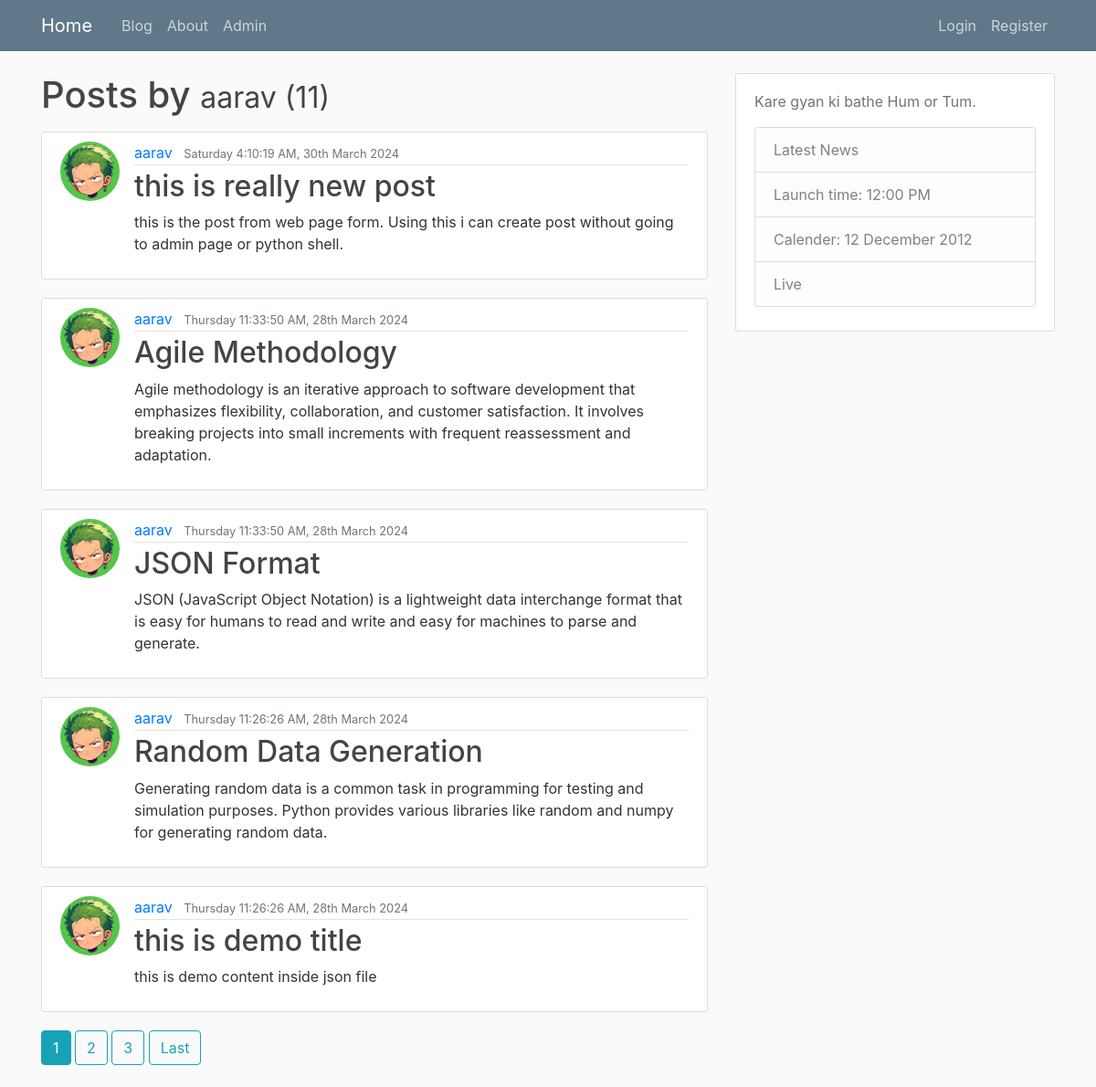
The page /blog/aarav on the database its author committed.
### blog/models.py (models this page shows, shortened)
class Post(models.Model):
    title = models.CharField(max_length=100)
    content = models.TextField()
    date_posted = models.DateTimeField(default=timezone.now)
    author = models.ForeignKey(User, on_delete=models.CASCADE)

### users/models.py (models this page shows, shortened)
class Profile(models.Model):
    user = models.OneToOneField(User,on_delete=models.CASCADE)
    image = models.ImageField(default='default.jpg',upload_to='profile_pics')
    bio = models.TextField(null=True,blank=True)

### blog/views.py (the view)
# urls.py: path("blog/<str:username>", views.UserPostListView.as_view(), name='user-post'),
class UserPostListView(ListView):
    model = Post
    template_name = 'blog/user_posts.html'
    context_object_name = 'posts'
    paginate_by = 5
    def get_queryset(self):
        user = get_object_or_404(User, username=self.kwargs.get('username'))
        return Post.objects.filter(author=user).order_by('-date_posted')

### blog/templates/blog/user_posts.html (shortened to what this page needs)
{% extends 'blog/base.html' %}
{% block content %}
    <h1 class="mb-3">Posts by {{ view.kwargs.first_name }} {{ view.kwargs.last_name }} <small>{{ view.kwargs.username }} ({{ page_obj.paginator.count }})</small></h1>
    {% for post in posts %}
        <article class="media content-section">
            <img class="rounded-circle article-img" src="{{ post.author.profile.image.url }}">
            <div class="media-body">
                <div class="article-metadata">
                    <a class="mr-2" href="{% url 'user-post' post.author.username %}">{{ post.author }}</a>
                    <small class="text-muted">{{ post.date_posted | date:"l g:i:s A, jS N Y"}}</small>
                </div>
            <h2><a class="article-title" href="{% url 'post-detail' post.id %}">{{ post.title }}</a></h2>
            <p class="article-content">{{ post.content }}</p>
            </div>
        </article>
    {% endfor %}
    {% if is_paginated %}
        {% for num in page_obj.paginator.page_range %}
            {% if  page_obj.number == num %}
                <a class="btn btn-info mb-4" href="?page={{num}}">{{num}}</a>
            {% elif num > page_obj.number|add:'-3' and num < page_obj.number|add:'3' %}
            <a class="btn btn-outline-info mb-4" href="?page={{num}}">{{num}}</a>
            {% endif%}
        {% endfor%}
        {% if page_obj.has_next and page_obj.number != page_obj.paginator.num_pages|add:'-1' %}
            <a class="btn btn-outline-info mb-4" href="?page={{ page_obj.paginator.num_pages }}">Last</a>
        {% endif%}
    {% endif%}
{% endblock content %}

### blog/static/blog/main.css (style rules this page uses)
body { background: #fafafa; color: #333333; margin-top: 5rem; }
h1, h2, h3, h4, h5, h6 { color: #444444; }
.content-section { background: #ffffff; padding: 10px 20px; border: 1px solid #dddddd; border-radius: 3px; margin-bottom: 20px; }
.article-title { color: #444444; }
.article-content { white-space: pre-line; }
.article-img { height: 65px; width: 65px; margin-right: 16px; }
.article-metadata { padding-bottom: 1px; margin-bottom: 4px; border-bottom: 1px solid #e3e3e3 }

### rows shown on the page
Post: author.profile.image (picture), author "aarav", date_posted "Saturday 4:10:19 AM, 30th March 2024", title "this is really new post", content "this is the post from web page form. Using this i can create post without going to admin page or python shell."
Post: author.profile.image (picture), author "aarav", date_posted "Thursday 11:33:50 AM, 28th March 2024", title "Agile Methodology", content "Agile methodology is an iterative approach to software development that emphasizes flexibility, collaboration, and customer satisfaction. It involves breaking projects into small increments with frequent reassessment and adaptation."
Post: author.profile.image (picture), author "aarav", date_posted "Thursday 11:33:50 AM, 28th March 2024", title "JSON Format", content "JSON (JavaScript Object Notation) is a lightweight data interchange format that is easy for humans to read and write and easy for machines to parse and generate."
Post: author.profile.image (picture), author "aarav", date_posted "Thursday 11:26:26 AM, 28th March 2024", title "Random Data Generation", content "Generating random data is a common task in programming for testing and simulation purposes. Python provides various libraries like random and numpy for generating random data."
Post: author.profile.image (picture), author "aarav", date_posted "Thursday 11:26:26 AM, 28th March 2024", title "this is demo title", content "this is demo content inside json file"

### other values the page prints
{{ view.kwargs.username }} "aarav"
{{ page_obj.paginator.count }} "11"
{{ num }} "1"
{{ num }} "2" "3"
